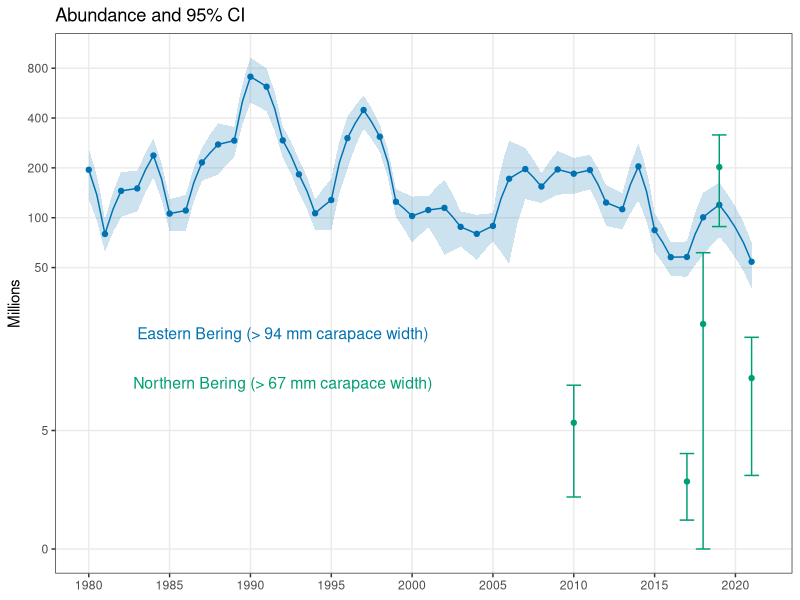
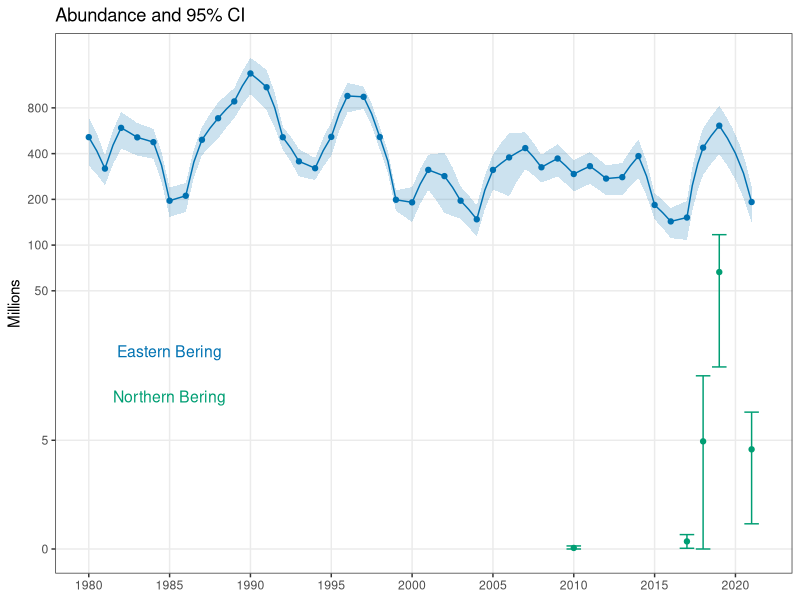
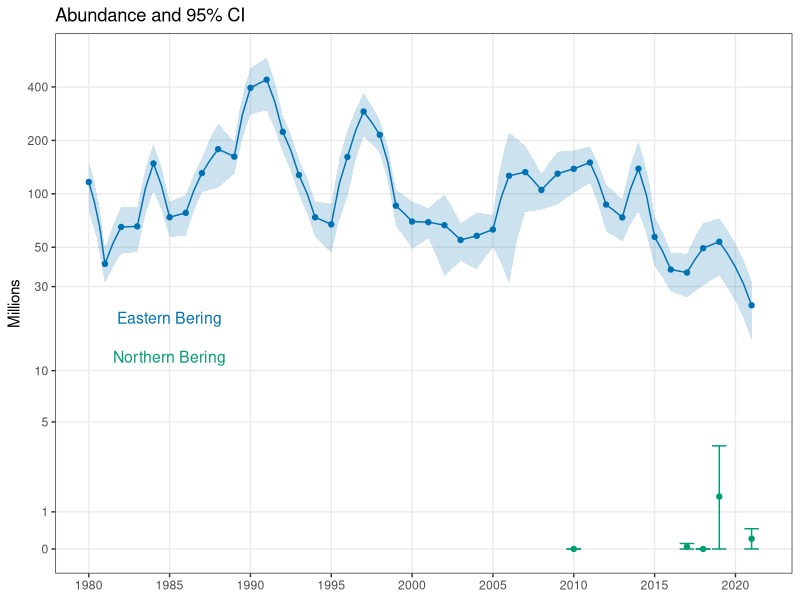
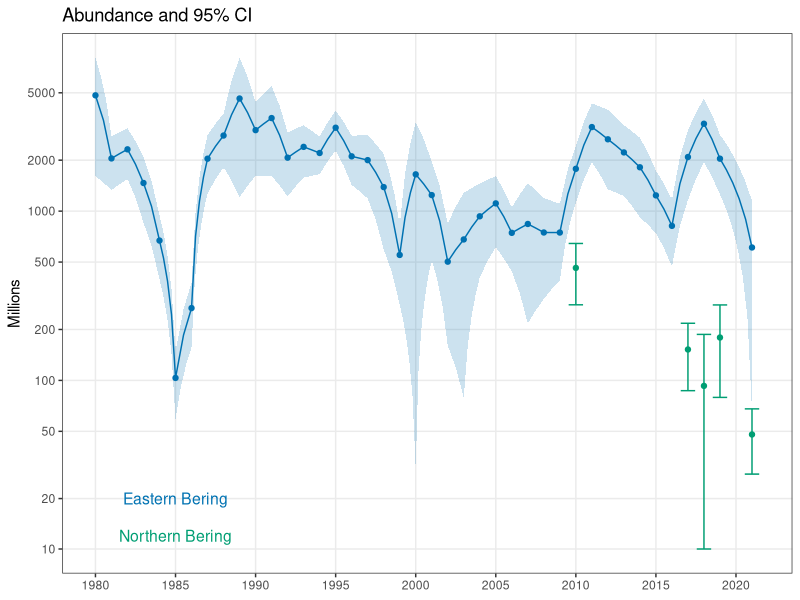
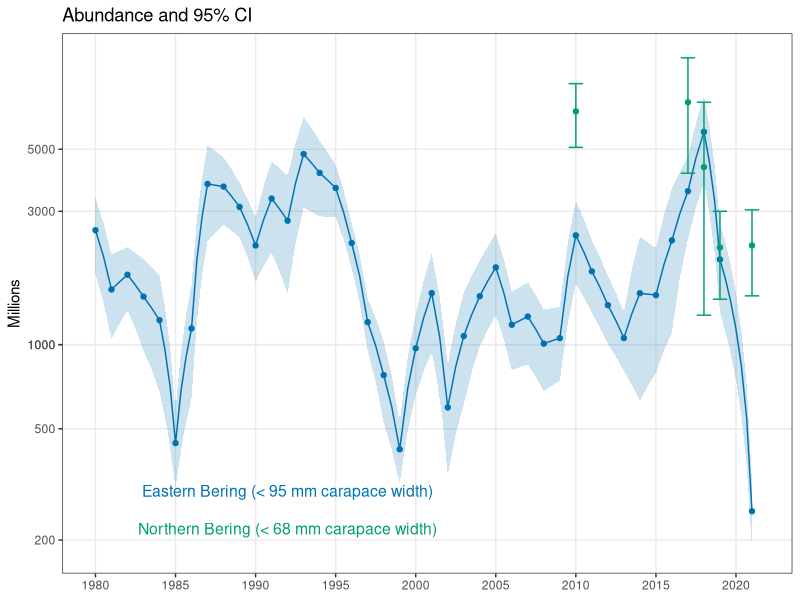
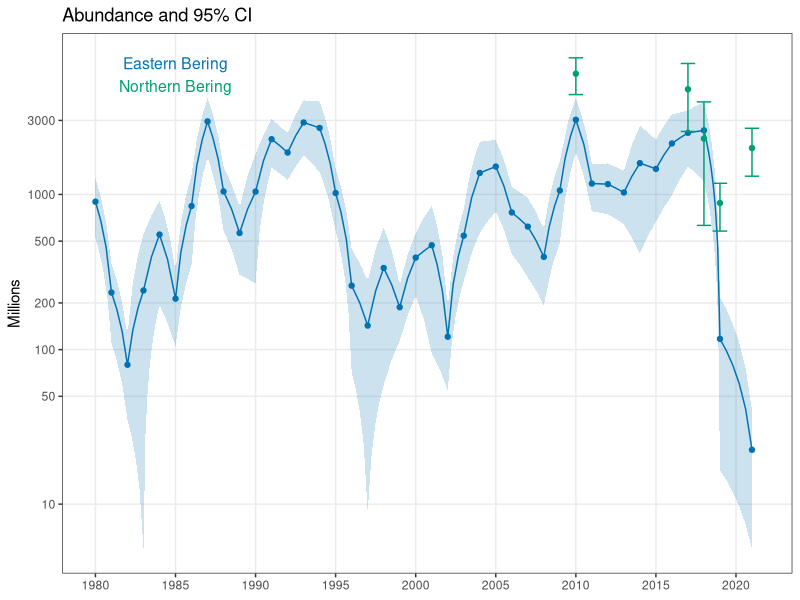
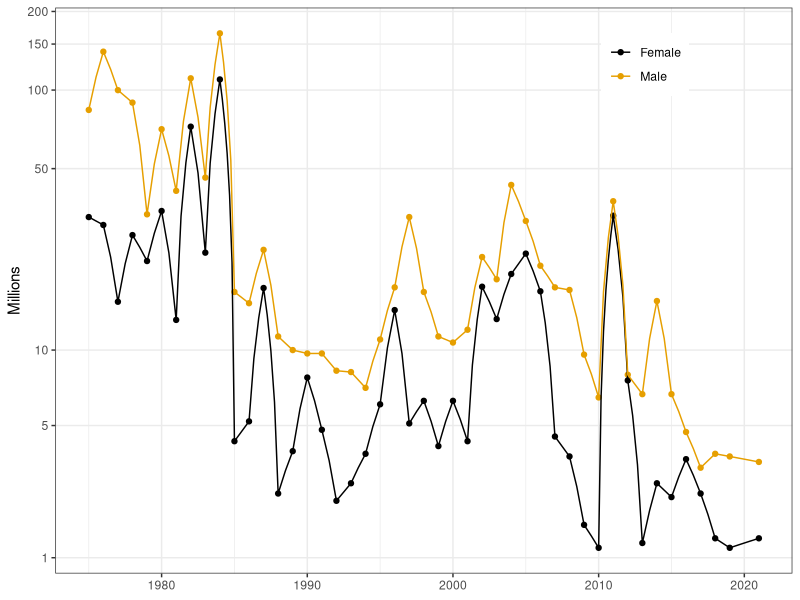
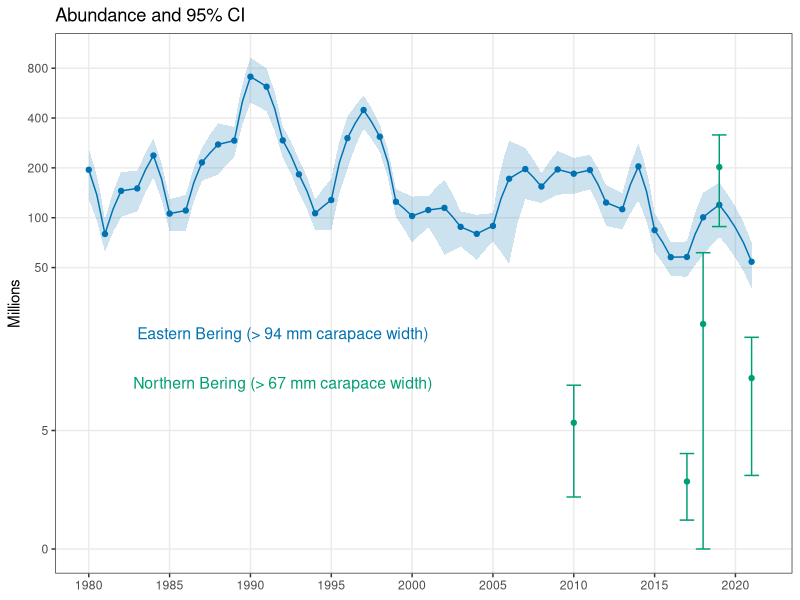

The R script that drew these images, in order:
# plot abundance time series

library(tidyverse)
cb <- c("#000000", "#E69F00", "#56B4E9", "#009E73", "#F0E442", "#0072B2", "#D55E00", "#CC79A7")

theme_set(theme_bw())

sc <- read.csv("./data/snow_crab_abundance.csv")

head(sc)

# remove CVs
drop <- grep("CV", names(sc))
sc <- sc[,-drop]

# and convert to millions
sc[,2:ncol(sc)] <- sc[,2:ncol(sc)]/1e6

# clean up names
names(sc)[1] <- "year"

# add NBS
nbs <- read.csv("./data/NBS_SC_abundance.csv")

# remove CVs
drop <- grep("CV", names(nbs))
nbs <- nbs[,-drop]

# and convert to millions
nbs[,2:ncol(nbs)] <- nbs[,2:ncol(nbs)]/1e6

# clean up names
names(nbs)[1] <- "year"

# combine for mature male
d1 <- sc %>%
  select(year, NUM_MALE_GE95, CI_NUM_MALE_GE95) %>%
  rename(est = NUM_MALE_GE95, CI = CI_NUM_MALE_GE95) %>%
  mutate(area = "EBS", LCI = est - CI, UCI = est + CI)

d2 <- nbs %>%
  select(year, NUM_MALE_GE68, CI_NUM_MALE_GE68) %>%
  rename(est = NUM_MALE_GE68, CI = CI_NUM_MALE_GE68) %>%
  mutate(area = "NBS", LCI = est - CI, UCI = est + CI)


d2$LCI <- if_else(d2$LCI < 0, 0, d2$LCI)

# mature male SC
ggplot(d1, aes(year, est)) +
  geom_line(color = cb[6]) +
  geom_point(color = cb[6]) +
  geom_ribbon(aes(ymin = LCI, ymax = UCI), alpha = 0.2, fill = cb[6]) +
  theme(axis.title.x = element_blank()) +
  scale_y_continuous(breaks=c(0,5, 50,100,200, 400, 800), minor_breaks = NULL) +
  coord_trans(y = "pseudo_log") +
  scale_x_continuous(breaks = seq(1980, 2020, 5), minor_breaks = NULL) +
  labs(title = "Abundance and 95% CI", y = "Millions") +
  geom_point(data = d2, aes(year, est), color = cb[4]) + 
  geom_errorbar(data = d2, aes(x = year, ymin = LCI, ymax = UCI), color = cb[4]) +
  annotate(geom = "text", label = "Eastern Bering (> 94 mm carapace width)", x = 1992, y = 20, color = cb[6], size = 4) +
  annotate(geom = "text", label = "Northern Bering (> 67 mm carapace width)", x = 1992, y = 10, color = cb[4], size = 4)

ggsave("./figs/mature male SC abundance TS.png", width = 6, height = 4, units = 'in')

# combine for legal male
d1 <- sc %>%
  select(year, NUM_MALE_GE78, CI_NUM_MALE_GE78) %>%
  rename(est = NUM_MALE_GE78, CI = CI_NUM_MALE_GE78) %>%
  mutate(area = "EBS", LCI = est - CI, UCI = est + CI)

d2 <- nbs %>%
  select(year, NUM_MALE_GE78, CI_NUM_MALE_GE78) %>%
  rename(est = NUM_MALE_GE78, CI = CI_NUM_MALE_GE78) %>%
  mutate(area = "NBS", LCI = est - CI, UCI = est + CI)


d2$LCI <- if_else(d2$LCI < 0, 0, d2$LCI)

# legal male SC
ggplot(d1, aes(year, est)) +
  geom_line(color = cb[6]) +
  geom_point(color = cb[6]) +
  geom_ribbon(aes(ymin = LCI, ymax = UCI), alpha = 0.2, fill = cb[6]) +
  theme(axis.title.x = element_blank()) +
  scale_y_continuous(breaks=c(0,5, 50,100,200, 400, 800), minor_breaks = NULL) +
  coord_trans(y = "pseudo_log") +
  scale_x_continuous(breaks = seq(1980, 2020, 5), minor_breaks = NULL) +
  labs(title = "Abundance and 95% CI", y = "Millions") +
  geom_point(data = d2, aes(year, est), color = cb[4]) + 
  geom_errorbar(data = d2, aes(x = year, ymin = LCI, ymax = UCI), color = cb[4]) +
  annotate(geom = "text", label = "Eastern Bering", x = 1985, y = 20, color = cb[6], size = 4) +
  annotate(geom = "text", label = "Northern Bering", x = 1985, y = 10, color = cb[4], size = 4)

ggsave("./figs/legal male SC abundance TS.png", width = 6, height = 4, units = 'in')

# difference in # of individuals
d1$est[d1$year == 2019] - d1$est[d1$year == 2021] # 419 million!

# combine for preferred male
d1 <- sc %>%
  select(year, NUM_MALE_GE102, CI_NUM_MALE_GE102) %>%
  rename(est = NUM_MALE_GE102, CI = CI_NUM_MALE_GE102) %>%
  mutate(area = "EBS", LCI = est - CI, UCI = est + CI)

d2 <- nbs %>%
  select(year, NUM_MALE_GE102, CI_NUM_MALE_GE102) %>%
  rename(est = NUM_MALE_GE102, CI = CI_NUM_MALE_GE102) %>%
  mutate(area = "NBS", LCI = est - CI, UCI = est + CI)


d2$LCI <- if_else(d2$LCI < 0, 0, d2$LCI)


# preferred male SC
ggplot(d1, aes(year, est)) +
  geom_line(color = cb[6]) +
  geom_point(color = cb[6]) +
  geom_ribbon(aes(ymin = LCI, ymax = UCI), alpha = 0.2, fill = cb[6]) +
  theme(axis.title.x = element_blank()) +
  scale_y_continuous(breaks=c(0, 1, 5, 10, 30, 50, 100, 200, 400), minor_breaks = NULL) +
  coord_trans(y = "pseudo_log") +
  scale_x_continuous(breaks = seq(1980, 2020, 5), minor_breaks = NULL) +
  labs(title = "Abundance and 95% CI", y = "Millions") +
  geom_point(data = d2, aes(year, est), color = cb[4]) + 
  geom_errorbar(data = d2, aes(x = year, ymin = LCI, ymax = UCI), color = cb[4]) +
  annotate(geom = "text", label = "Eastern Bering", x = 1985, y = 20, color = cb[6], size = 4) +
  annotate(geom = "text", label = "Northern Bering", x = 1985, y = 12, color = cb[4], size = 4)

ggsave("./figs/preferred male SC abundance TS.png", width = 6, height = 4, units = 'in')

# difference in # of individuals
d1$est[d1$year == 2019] - d1$est[d1$year == 2021] # 30▲ million!

# combine for mature female
d1 <- sc %>%
  select(year, NUM_MATURE_FEMALE, CI_NUM_MATURE_FEMALE) %>%
  rename(est = NUM_MATURE_FEMALE, CI = CI_NUM_MATURE_FEMALE) %>%
  mutate(area = "EBS", LCI = est - CI, UCI = est + CI)

d2 <- nbs %>%
  select(year, NUM_FEMALE_MATURE, CI_NUM_FEMALE_MATURE) %>%
  rename(est = NUM_FEMALE_MATURE, CI = CI_NUM_FEMALE_MATURE) %>%
  mutate(area = "NBS", LCI = est - CI, UCI = est + CI)

d2$LCI <- if_else(d2$LCI < 10, 10, d2$LCI) # note that I'm limiting LCI minimum to 10!!
d1$LCI <- if_else(d1$LCI < 30, 30, d1$LCI) # note that I'm limiting LCI minimum to 30!!

# mature female SC
ggplot(d1, aes(year, est)) +
  geom_line(color = cb[6]) +
  geom_point(color = cb[6]) +
  geom_ribbon(aes(ymin = LCI, ymax = UCI), alpha = 0.2, fill = cb[6]) +
  theme(axis.title.x = element_blank()) +
  scale_y_continuous(breaks=c(0, 1, 5, 10, 20, 50, 100, 200, 500, 1000, 2000, 5000), minor_breaks = NULL) +
  coord_trans(y = "pseudo_log") +
  scale_x_continuous(breaks = seq(1980, 2020, 5), minor_breaks = NULL) +
  labs(title = "Abundance and 95% CI", y = "Millions") +
  geom_point(data = d2, aes(year, est), color = cb[4]) + 
  geom_errorbar(data = d2, aes(x = year, ymin = LCI, ymax = UCI), color = cb[4]) +
  annotate(geom = "text", label = "Eastern Bering", x = 1985, y = 20, color = cb[6], size = 4) +
  annotate(geom = "text", label = "Northern Bering", x = 1985, y = 12, color = cb[4], size = 4)

ggsave("./figs/mature female SC abundance TS.png", width = 6, height = 4, units = 'in')

# difference in # of individuals
d1$est[d1$year == 2018] - d1$est[d1$year == 2021] # 2672 - 2.7 billion!

# combine for immature male
d1 <- sc %>%
  select(year, NUM_MALE_LE94, CI_NUM_MALE_LE94) %>%
  rename(est = NUM_MALE_LE94, CI = CI_NUM_MALE_LE94) %>%
  mutate(area = "EBS", LCI = est - CI, UCI = est + CI)

d2 <- nbs %>%
  select(year, NUM_MALE_LE67, CI_NUM_MALE_LE67) %>%
  rename(est = NUM_MALE_LE67, CI = CI_NUM_MALE_LE67) %>%
  mutate(area = "NBS", LCI = est - CI, UCI = est + CI)



# immature male SC
ggplot(d1, aes(year, est)) +
  geom_line(color = cb[6]) +
  geom_point(color = cb[6]) +
  geom_ribbon(aes(ymin = LCI, ymax = UCI), alpha = 0.2, fill = cb[6]) +
  theme(axis.title.x = element_blank()) +
  scale_y_continuous(breaks=c(5, 20, 50, 100, 200, 500, 1000, 3000, 5000, 1000), minor_breaks = NULL) +
  coord_trans(y = "pseudo_log") +
  scale_x_continuous(breaks = seq(1980, 2020, 5), minor_breaks = NULL) +
  labs(title = "Abundance and 95% CI", y = "Millions") +
  geom_point(data = d2, aes(year, est), color = cb[4]) + 
  geom_errorbar(data = d2, aes(x = year, ymin = LCI, ymax = UCI), color = cb[4]) +
  annotate(geom = "text", label = "Eastern Bering (< 95 mm carapace width)", x = 1992, y = 300, color = cb[6], size = 4) +
  annotate(geom = "text", label = "Northern Bering (< 68 mm carapace width)", x = 1992, y = 220, color = cb[4], size = 4)

ggsave("./figs/immature male SC abundance TS.png", width = 6, height = 4, units = 'in')


# difference in # of individuals
d1$est[d1$year == 2018] - d1$est[d1$year == 2021] # 5519 - 5.5 billion!


# combine for immature female
d1 <- sc %>%
  select(year, NUM_IMMATURE_FEMALE, CI_NUM_IMMATURE_FEMALE) %>%
  rename(est = NUM_IMMATURE_FEMALE, CI = CI_NUM_IMMATURE_FEMALE) %>%
  mutate(area = "EBS", LCI = est - CI, UCI = est + CI)

d2 <- nbs %>%
  select(year, NUM_FEMALE_IMMATURE, CI_NUM_FEMALE_IMMATURE) %>%
  rename(est = NUM_FEMALE_IMMATURE, CI = CI_NUM_FEMALE_IMMATURE) %>%
  mutate(area = "NBS", LCI = est - CI, UCI = est + CI)

d1$LCI <- if_else(d1$LCI < 5, 5, d1$LCI) # note that I'm limiting LCI minimum to 5!!

# immature female SC
ggplot(d1, aes(year, est)) +
  geom_line(color = cb[6]) +
  geom_point(color = cb[6]) +
  geom_ribbon(aes(ymin = LCI, ymax = UCI), alpha = 0.2, fill = cb[6]) +
  theme(axis.title.x = element_blank()) +
  scale_y_continuous(breaks=c(10, 50, 100, 200, 500, 1000, 3000), minor_breaks = NULL) +
  coord_trans(y = "pseudo_log") +
  scale_x_continuous(breaks = seq(1980, 2020, 5), minor_breaks = NULL) +
  labs(title = "Abundance and 95% CI", y = "Millions") +
  geom_point(data = d2, aes(year, est), color = cb[4]) + 
  geom_errorbar(data = d2, aes(x = year, ymin = LCI, ymax = UCI), color = cb[4]) +
  annotate(geom = "text", label = "Eastern Bering", x = 1985, y = 7000, color = cb[6], size = 4) +
  annotate(geom = "text", label = "Northern Bering", x = 1985, y = 5000, color = cb[4], size = 4)

ggsave("./figs/immature female SC abundance TS.png", width = 6, height = 4, units = 'in')


# difference in # of individuals
d1$est[d1$year == 2018] - d1$est[d1$year == 2021] # 2566 - 2.6 billion!

# switch to BBRKC
dat <- read.csv("./data/BBRKC_abundance.csv")

head(dat)

dat <- dat %>%
  select(SURVEY_YEAR, IMMATMALE_MILLIONS, IMMATFEM_MILLIONS)

names(dat) <- c("year", "Male", "Female")

dat <- dat %>%
  pivot_longer(cols = -year)

ggplot(dat, aes(year, value, color = name)) +
  geom_point() +
  geom_line() +
  scale_y_continuous(breaks=c(1, 5, 10, 50, 100, 150, 200), minor_breaks = NULL) +
  coord_trans(y = "pseudo_log") +
  scale_color_manual(values = cb[c(1,2)]) +
  theme(axis.title.x = element_blank(), legend.title = element_blank(), legend.position = c(0.8, 0.9)) +
  ylab("Millions")

ggsave("./figs/immature BBRKC abundance TS.png", width = 6, height = 4, units = 'in')
